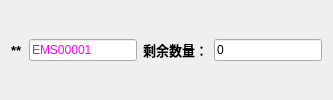
         <widget class="QWidget" name="widget_2" native="true">
          <layout class="QHBoxLayout" name="horizontalLayout_2">
           <item>
            <widget class="QLabel" name="label_7">
             <property name="font">
              <font>
               <pointsize>10</pointsize>
               <weight>75</weight>
               <bold>true</bold>
              </font>
             </property>
             <property name="text">
              <string>**</string>
             </property>
             <property name="textFormat">
              <enum>Qt::AutoText</enum>
             </property>
             <property name="wordWrap">
              <bool>false</bool>
             </property>
            </widget>
           </item>
           <item>
            <widget class="QLineEdit" name="lineEdit_6">
             <property name="palette">
              <palette>
               <active>
                <colorrole role="Text">
                 <brush brushstyle="SolidPattern">
                  <color alpha="255">
                   <red>255</red>
                   <green>0</green>
                   <blue>255</blue>
                  </color>
                 </brush>
                </colorrole>
                <colorrole role="PlaceholderText">
                 <brush brushstyle="SolidPattern">
                  <color alpha="128">
                   <red>255</red>
                   <green>0</green>
                   <blue>255</blue>
                  </color>
                 </brush>
                </colorrole>
               </active>
               <inactive>
                <colorrole role="Text">
                 <brush brushstyle="SolidPattern">
                  <color alpha="255">
                   <red>255</red>
                   <green>0</green>
                   <blue>255</blue>
                  </color>
                 </brush>
                </colorrole>
                <colorrole role="PlaceholderText">
                 <brush brushstyle="SolidPattern">
                  <color alpha="128">
                   <red>255</red>
                   <green>0</green>
                   <blue>255</blue>
                  </color>
                 </brush>
                </colorrole>
               </inactive>
               <disabled>
                <colorrole role="Text">
                 <brush brushstyle="SolidPattern">
                  <color alpha="255">
                   <red>120</red>
                   <green>120</green>
                   <blue>120</blue>
                  </color>
                 </brush>
                </colorrole>
                <colorrole role="PlaceholderText">
                 <brush brushstyle="SolidPattern">
                  <color alpha="128">
                   <red>0</red>
                   <green>0</green>
                   <blue>0</blue>
                  </color>
                 </brush>
                </colorrole>
               </disabled>
              </palette>
             </property>
             <property name="text">
              <string>EMS00001</string>
             </property>
            </widget>
           </item>
           <item>
            <widget class="QLabel" name="label_8">
             <property name="font">
              <font>
               <pointsize>10</pointsize>
               <weight>75</weight>
               <bold>true</bold>
              </font>
             </property>
             <property name="text">
              <string>剩余数量：</string>
             </property>
            </widget>
           </item>
           <item>
            <widget class="QLineEdit" name="lineEdit_7">
             <property name="text">
              <string>0</string>
             </property>
             <property name="readOnly">
              <bool>true</bool>
             </property>
            </widget>
           </item>
          </layout>
         </widget>
